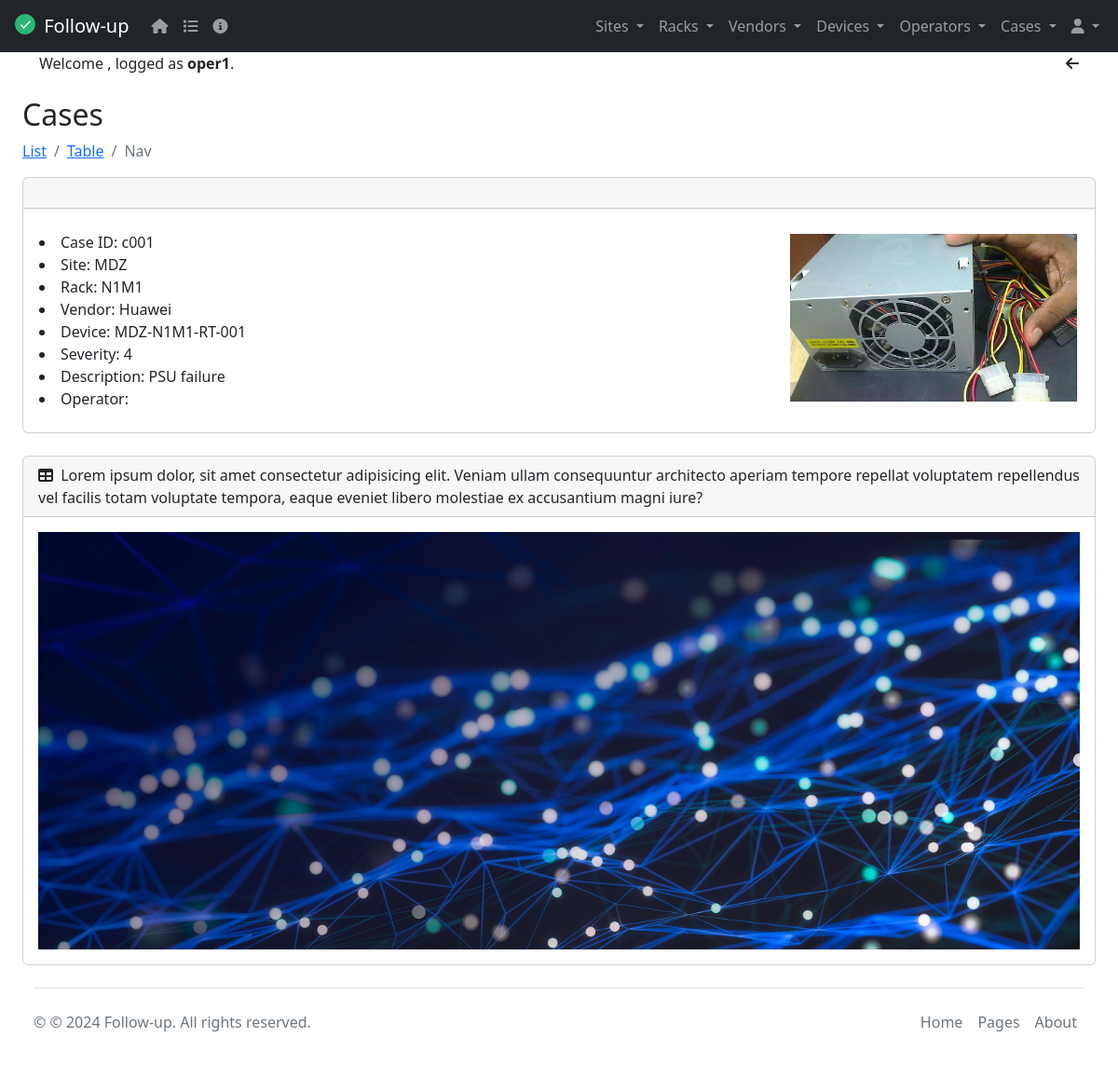
The app's page /case_nav/1/ (signed in) with its own data.
### tasks/models.py (models this page shows, shortened)
class Case(models.Model):
  SEVERITIES = (
    ('1', "1. Not classified"),
    ('2', "2. Information"),
    ('3', "3. Warning"),
    ('4', "4. Average"),
    ('5', "5. High"),
    ('6', "6. Disaster")
  )
  caseId = models.CharField(max_length=6)
  description = models.CharField(max_length=20)
  severity = models.CharField(choices=SEVERITIES, max_length=2, null=True)
  site = models.ForeignKey(Site, on_delete=models.CASCADE, null=True, editable=False)
  rack = models.ForeignKey(Rack, on_delete=models.CASCADE, null=True, editable=False)
  vendor = models.ForeignKey(Vendor, on_delete=models.CASCADE, null=True, editable=False)
  device = models.ForeignKey(Device, on_delete=models.CASCADE, null=True)
  operator = models.ForeignKey(Operator, on_delete=models.CASCADE, null=True)
  caseImage = models.ImageField(upload_to='cases', blank=True, null=True, default="/media/static/default.png")
  class Meta():
    verbose_name = 'Case'
    verbose_name_plural = 'Cases'
    ordering = ('caseId', 'description')
    unique_together = ('caseId', 'description')

class Site(models.Model):
  siteId = models.CharField(max_length=6)
  name = models.CharField(max_length=20)
  address = models.CharField(max_length=30)
  city = models.CharField(max_length=20)
  country = models.CharField(max_length=20)
  switchowner = models.CharField(max_length=30)
  contact = models.IntegerField(default=0)
  siteImage = models.ImageField(upload_to='sites', blank=True, null=True, default="/media/static/default.png") # default=""
  def __str__(self):
    return self.name
  class Meta():
    verbose_name = 'Site'
    verbose_name_plural = 'Sites'
    ordering = ('siteId', 'name')
    unique_together = ('siteId', 'name')

class Rack(models.Model):
  rackId = models.CharField(max_length=6)
  name = models.CharField(max_length=20)
  site = models.ForeignKey(Site, on_delete=models.CASCADE, null=True)
  rackImage = models.ImageField(upload_to='racks', blank=True, null=True, default="/media/static/default.png") # default=""
  def __str__(self):
    return f"{self.name}"
  class Meta():
    verbose_name = 'Rack'
    verbose_name_plural = 'Racks'
    ordering = ('rackId', 'name')
    unique_together = ('rackId', 'name')

class Vendor(models.Model):
  vendorId = models.CharField(max_length=6)
  name = models.CharField(max_length=20)
  email = models.EmailField()
  contact = models.IntegerField()
  link = models.URLField(max_length=200, blank=True)
  vendorImage = models.ImageField(upload_to='vendors', blank=True, null=True, default="/media/static/default.png")
  def __str__(self):
    return self.name
  class Meta():
    verbose_name = 'Vendor'
    verbose_name_plural = 'Vendors'
    ordering = ('vendorId', 'name')
    unique_together = ('vendorId', 'name')

class Device(models.Model):
  CATEGORIES = (
    ('RT', "Router"),
    ('SW2', "Switch L2"),
    ('SW3', "Switch L3"),
    ('FW', "Firewall"),
    ('SR', "Server"),
    ('ST', "Storage")
  )
  deviceId = models.CharField(max_length=6)
  name = models.CharField(max_length=20)
  category = models.CharField(choices=CATEGORIES, max_length=3, null=True)
  model = models.CharField(max_length=20)
  serialNumber = models.CharField(max_length=30)
  site = models.ForeignKey(Site, on_delete=models.CASCADE, null=True)
  rack = ChainedForeignKey(
    Rack,
    on_delete=models.CASCADE,
    null=True,
    related_name='devices',
    chained_field="site",
    chained_model_field="site",
    show_all=False,
    auto_choose=True,
    sort=True)
  vendor = models.ForeignKey(Vendor, on_delete=models.CASCADE, null=True)
  deviceImage = models.ImageField(upload_to='devices', blank=True, null=True, default="/media/static/default.png")
  def __str__(self):
    return f"{self.name}"
  class Meta():
    verbose_name = 'Device'
    verbose_name_plural = 'Devices'
    ordering = ('deviceId', 'name')
    unique_together = ('deviceId', 'name')

### tasks/views.py (the view)
# urls.py: path('case_nav/<int:case_id>/', views.case_nav, name='case_nav'),
@login_required
def case_nav(request, case_id):
    case = get_object_or_404(Case, id=case_id)
    cases = Case.objects.all()
    return render(request, 'case_nav.html', {'case': case, 'cases': cases})

### tasks/templates/case_nav.html (shortened to what this page needs)
{% extends 'base.html' %}
{% block content %}
<h2 class="mt-4">Cases</h2>
<nav aria-label="breadcrumb">
  <ol class="breadcrumb">
    <li class="breadcrumb-item"><a href="/cases">List</a></li>
    <li class="breadcrumb-item"><a href="/case_table">Table</a></li>
    <li class="breadcrumb-item active" aria-current="page">Nav</li>
  </ol>
</nav>
<div class="card mb-4">
  <div class="card-header">
    <ul class="nav">
        {% for case in cases %}
          <a class="nav-link" href="{% url 'case_nav' case.id %}">{{ case.name }}</a>
        {% endfor %}
    </ul>
  </div>
  <div class="container" enctype="multipart/form-data">
    <br>
    <div class="row">
      <div class="col-6">
        <li>Case ID: {{case.caseId}}</li>
        <li>Site: {{case.site}}</li>
        <li>Rack: {{case.rack}}</li>
        <li>Vendor: {{case.vendor}}</li>
        <li>Device: {{case.device}}</li>
        <li>Severity: {{case.severity}}</li>
        <li>Description: {{case.description}}</li>
        <li>Operator: {{case.user.username}}</li>
      </div>
      <div class="col-6">
        <div class="row">
          <section>
            <img
            class="img-fluid float-end"
            src="{{ case.caseImage.url }}"
            alt="{{ case.name }}"/>
          </section>
        </div>
      </div>
    </div>
    <br>
  </div>
</div>
{% endblock %}

### tasks/templates/base.html (shortened to what this page needs)
<!DOCTYPE html>
<html lang="en" data-bs-theme="dark">
  <head>
    <link rel="stylesheet" href="https://cdn.jsdelivr.net/npm/bootstrap@5.2.0/dist/css/bootstrap.min.css">
    <link href="https://cdn.datatables.net/v/dt/jq-3.7.0/jszip-3.10.1/dt-2.0.8/af-2.7.0/b-3.0.2/b-colvis-3.0.2/b-html5-3.0.2/b-print-3.0.2/cr-2.0.3/date-1.5.2/fc-5.0.1/fh-4.0.1/kt-2.12.1/r-3.0.2/rg-1.5.0/rr-1.5.0/sc-2.4.3/sb-1.7.1/sp-2.3.1/sl-2.0.3/sr-1.4.1/datatables.min.css" rel="stylesheet">
    <link rel="stylesheet" href="https://cdnjs.cloudflare.com/ajax/libs/font-awesome/6.5.2/css/all.min.css">
  </head>
  <body>
  {% include 'navbar.html' %}
    <div id="layoutSidenav_content">
      <main>
        <div class="container-fluid px-4">
          {% if user.is_authenticated %}
          <div class="container text-center">
            <div class="row">
              <div class="col">
                <div class="text-start">
                  Welcome <strong>{{request.user.first_name}} {{request.user.last_name}}</strong>,
                  logged as <strong>{{request.user.username}}</strong>.
                </div>
              </div>
              <div class="col col-lg-2">
                <div class="text-end">
                  <i class="fa fa-arrow-left" aria-hidden="true" onclick="window.history.back()"></i>
                </div>
              </div>
            </div>
          </div>
          {% endif %}
          {% block content %}
          {% endblock %}
          {% include 'footer.html' %}
        </div>
      </main>
    </div>
  </body>
</html>

### tasks/templates/base.html (style rules this page uses)
html { scroll-padding-top: 220px; }
body { position: relative; overflow-y: auto; }

### records on screen
Case: caseId "c001", site "MDZ", rack "N1M1", vendor "Huawei", device "MDZ-N1M1-RT-001", severity "4", description "PSU failure", caseImage (picture)

### other values on screen
{{ request.user.username }} "oper1"
